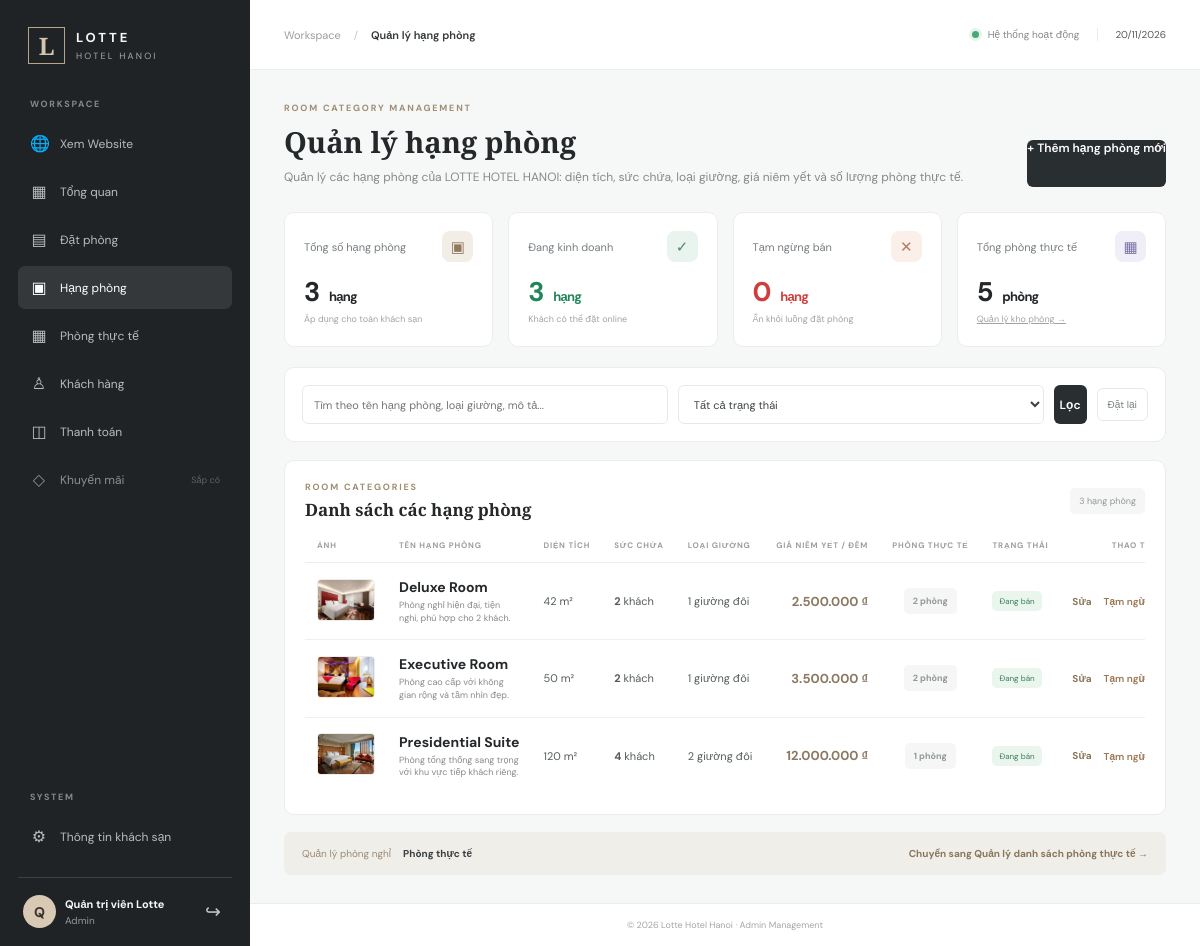
Page /admin/room-types (signed in) on the earlier database version.
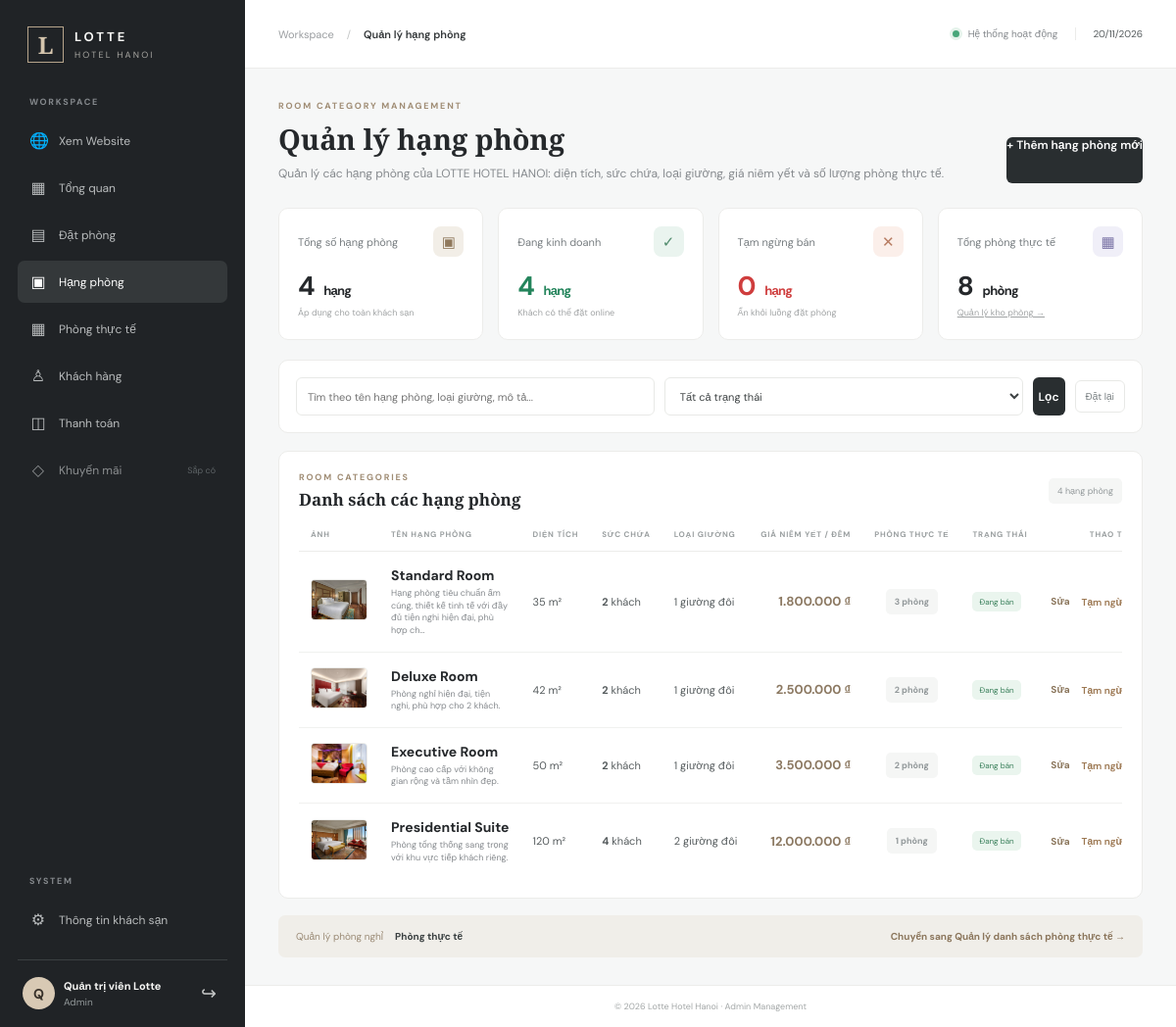
Same page on the later database version.
### tables this page shows
CREATE TABLE IF NOT EXISTS room_types (
 id BIGINT UNSIGNED AUTO_INCREMENT PRIMARY KEY,
 hotel_id BIGINT UNSIGNED NOT NULL,
 name VARCHAR(150) NOT NULL,
 description TEXT,
 area DECIMAL(8,2),
 max_guests TINYINT UNSIGNED NOT NULL DEFAULT 2,
 bed_type VARCHAR(100),
 base_price DECIMAL(15,2) NOT NULL,
 thumbnail VARCHAR(500),
 status ENUM('active','inactive') DEFAULT 'active',
 created_at TIMESTAMP DEFAULT CURRENT_TIMESTAMP,
 FOREIGN KEY (hotel_id) REFERENCES hotels(id) ON DELETE RESTRICT ON UPDATE CASCADE
);

### app/Core/Controller.php (called while the page is built, shortened)
<?php
abstract class Controller
{
    protected function view(string $view, array $data = [], string $layout = 'admin'): void
    {
        extract($data, EXTR_SKIP);
        $viewFile = BASE_PATH . '/app/Views/' . $view . '.php';
        require $viewFile;
    }
}

### app/Controllers/RoomTypeController.php (called while the page is built, shortened)
<?php
final class RoomTypeController extends Controller
{
    private Hotel $hotelModel;
    private RoomType $roomTypeModel;
    public function __construct()
    {
        $this->hotelModel = new Hotel();
        $this->roomTypeModel = new RoomType();
    }
    public function index(): void
    {
        $q = trim((string)($_GET['q'] ?? ''));
        $status = trim((string)($_GET['status'] ?? ''));
        $hotel = $this->hotelModel->getDefault();
        $roomTypes = $this->roomTypeModel->all($q, '', $status);
        $this->view('admin/room-types/index', [
            'title' => 'Quản lý hạng phòng',
            'activeMenu' => 'room-types',
            'roomTypes' => $roomTypes,
            'hotel' => $hotel,
            'q' => $q,
            'status' => $status,
        ]);
    }
}

### app/Core/Router.php (called while the page is built, shortened)
<?php
final class Router
{
    private array $routes = [];
    public function get(string $path, array $handler): void
    {
        $this->routes['GET'][$this->normalize($path)] = $handler;
    }
    public function post(string $path, array $handler): void
    {
        $this->routes['POST'][$this->normalize($path)] = $handler;
    }
    private function normalize(string $path): string
    {
        $path = '/' . trim($path, '/');
        return $path === '//' ? '/' : $path;
    }
    public function dispatch(string $method, string $uri): void
    {
        $path = parse_url($uri, PHP_URL_PATH) ?: '/';
        $path = $this->normalize($path);
        $handler = $this->routes[$method][$path] ?? null;
        [$controllerClass, $action] = $handler;
        (new $controllerClass())->$action();
    }
}

### public/index.php (called while the page is built, shortened)
<?php
function asset_url(?string $path, string $default = 'assets/images/hotel-banner.png'): string
{
    $path = trim((string)$path);
    $cleanPath = ltrim($path, '/\\');
    $fullPath = BASE_PATH . '/public/' . $cleanPath;
    $version = '';
    if (is_file($fullPath)) {
        $version = '?v=' . filemtime($fullPath);
    }
    return BASE_URL . '/' . $cleanPath . $version;
}
require BASE_PATH . '/app/Core/Database.php';
require BASE_PATH . '/app/Core/Controller.php';
require BASE_PATH . '/app/Core/Model.php';
require BASE_PATH . '/app/Core/Router.php';
require BASE_PATH . '/app/Models/RoomType.php';
require BASE_PATH . '/app/Controllers/RoomTypeController.php';
$router = new Router();
$router->dispatch($_SERVER['REQUEST_METHOD'], $_SERVER['REQUEST_URI']);

### app/Core/Database.php (called while the page is built, shortened)
<?php
final class Database
{
    private static ?PDO $connection = null;
    public static function connection(): PDO
    {
        if (self::$connection === null) {
            $config = require BASE_PATH . '/config/database.php';
            $dsn = sprintf(
                'mysql:host=%s;port=%s;dbname=%s;charset=utf8mb4',
                $config['host'], $config['port'], $config['database']
            );
            self::$connection = new PDO($dsn, $config['username'], $config['password'], [
                PDO::ATTR_ERRMODE => PDO::ERRMODE_EXCEPTION,
                PDO::ATTR_DEFAULT_FETCH_MODE => PDO::FETCH_ASSOC,
                PDO::ATTR_EMULATE_PREPARES => false,
            ]);
        }
        return self::$connection;
    }
}

### app/Models/RoomType.php (called while the page is built, shortened)
<?php
final class RoomType extends Model
{
    public function all(string $keyword = '', string $hotelId = '', string $status = ''): array
    {
        $where = [];
        $params = [];
        $sql = "SELECT rt.*, h.name AS hotel_name,
                       (SELECT COUNT(*) FROM rooms r WHERE r.room_type_id = rt.id) AS room_count,
                       (SELECT COUNT(*) FROM rooms r WHERE r.room_type_id = rt.id AND r.status = 'available') AS available_room_count,
                       (SELECT COUNT(*) FROM room_images ri WHERE ri.room_type_id = rt.id) AS image_count,
                       (SELECT COUNT(*) FROM room_type_amenities rta WHERE rta.room_type_id = rt.id) AS amenity_count
                FROM room_types rt INNER JOIN hotels h ON h.id = rt.hotel_id";
        $sql .= ' ORDER BY rt.base_price ASC, rt.id ASC';
        $stmt = $this->db->prepare($sql);
        $stmt->execute($params);
        return $stmt->fetchAll();
    }
}

### app/Core/Model.php (called while the page is built, shortened)
<?php
abstract class Model
{
    public function __construct()
    {
        $this->db = Database::connection();
    }
}

### app/Views/admin/room-types/index.php (the view, shortened to what the changed rows need)
<div class="page-heading">
    <div>
        <h1>Quản lý hạng phòng</h1>
    </div>
</div>
<?php
    $totalCategories = count($roomTypes);
    $activeCategories = count(array_filter($roomTypes, fn($rt) => $rt['status'] === 'active'));
    $totalRooms = array_sum(array_map(fn($rt) => (int)$rt['room_count'], $roomTypes));
?>
<div class="stats-grid" style="grid-template-columns: repeat(4, 1fr); margin-bottom: 20px;">
    <div class="stat-card">
        <div class="stat-top"><span>Tổng số hạng phòng</span><span class="stat-icon sand">▣</span></div>
        <strong class="stat-value"><?= $totalCategories ?> <small>hạng</small></strong>
        <div class="stat-foot">Áp dụng cho toàn khách sạn</div>
    </div>
    <div class="stat-card">
        <div class="stat-top"><span>Đang kinh doanh</span><span class="stat-icon mint">✓</span></div>
        <strong class="stat-value" style="color: #23845b;"><?= $activeCategories ?> <small>hạng</small></strong>
        <div class="stat-foot">Khách có thể đặt online</div>
    </div>
    <div class="stat-card">
        <div class="stat-top"><span>Tổng phòng thực tế</span><span class="stat-icon lavender">▦</span></div>
        <strong class="stat-value"><?= $totalRooms ?> <small>phòng</small></strong>
        <div class="stat-foot"><a href="<?= BASE_URL ?>/admin/rooms" style="text-decoration: underline;">Quản lý kho phòng →</a></div>
    </div>
</div>
<div class="panel booking-table-panel">
    <div class="panel-heading">
        <div>
            <span class="eyebrow">ROOM CATEGORIES</span>
            <h2>Danh sách các hạng phòng</h2>
        </div>
        <span class="subtle-tag"><?= count($roomTypes) ?> hạng phòng</span>
    </div>
    <div class="table-wrap">
        <table class="booking-management-table">
            <thead>
                <tr>
                    <th style="width: 70px;">ẢNH</th>
                    <th>TÊN HẠNG PHÒNG</th>
                    <th>DIỆN TÍCH</th>
                    <th>SỨC CHỨA</th>
                    <th>LOẠI GIƯỜNG</th>
                    <th style="text-align: right;">GIÁ NIÊM YẾT / ĐÊM</th>
                    <th style="text-align: center;">PHÒNG THỰC TẾ</th>
                    <th>TRẠNG THÁI</th>
                    <th style="text-align: right;">THAO TÁC</th>
                </tr>
            </thead>
            <tbody>
            <?php if (!$roomTypes): ?>
                <tr><td colspan="9" class="empty-state">Chưa có hạng phòng nào phù hợp với điều kiện tìm kiếm.</td></tr>
            <?php else: foreach ($roomTypes as $rt): ?>
                <tr>
                    <td>
                        <img src="<?= htmlspecialchars(asset_url($rt['thumbnail'] ?? '')) ?>" alt="<?= htmlspecialchars($rt['name']) ?>" style="width: 58px; height: 42px; object-fit: cover; border-radius: 4px; border: 1px solid var(--line);" onerror="this.src='<?= htmlspecialchars(asset_url('assets/images/hotel-banner.png')) ?>'">
                    </td>
                    <td>
                        <strong style="font-size: 14px; color: var(--ink);"><?= htmlspecialchars($rt['name'], ENT_QUOTES, 'UTF-8') ?></strong>
                        <small style="display: block; color: var(--muted); margin-top: 3px; max-width: 320px; white-space: normal; line-height: 1.4;">
                            <?= htmlspecialchars(mb_strimwidth((string)$rt['description'], 0, 90, '…', 'UTF-8'), ENT_QUOTES, 'UTF-8') ?>
                        </small>
                    </td>
                    <td><?= $rt['area'] !== null ? number_format((float)$rt['area'], 0, ',', '.') . ' m²' : '—' ?></td>
                    <td><strong><?= (int)$rt['max_guests'] ?></strong> khách</td>
                    <td><?= htmlspecialchars($rt['bed_type'] ?: '—', ENT_QUOTES, 'UTF-8') ?></td>
                    <td class="amount" style="text-align: right; font-weight: 700; color: #8c7962; font-size: 13px;">
                        <?= number_format((float)$rt['base_price'], 0, ',', '.') ?> ₫
                    </td>
                    <td style="text-align: center;">
                        <a href="<?= BASE_URL ?>/admin/rooms?room_type_id=<?= (int)$rt['id'] ?>" class="subtle-tag" title="Xem danh sách phòng thực tế" style="font-weight: 700; display: inline-block;">
                            <?= (int)$rt['room_count'] ?> phòng
                        </a>
                    </td>
                    <td>
                        <span class="status <?= $rt['status'] === 'active' ? 'status-confirmed' : 'status-cancelled' ?>">
                            <?= $rt['status'] === 'active' ? 'Đang bán' : 'Tạm ngừng' ?>
                        </span>
                    </td>
                    <td style="text-align: right;">
                        <div class="row-actions" style="justify-content: flex-end;">
                            <a class="table-action" href="<?= BASE_URL ?>/admin/room-types/edit?id=<?= (int)$rt['id'] ?>">Sửa</a>
                            <form method="post" action="<?= BASE_URL ?>/admin/room-types/toggle" onsubmit="return confirm('Quý khách có chắc muốn thay đổi trạng thái bán của hạng phòng này?')">
                                <button class="text-action" type="submit"><?= $rt['status'] === 'active' ? 'Tạm ngừng' : 'Kích hoạt' ?></button>
                            </form>
                        </div>
                    </td>
                </tr>
            <?php endforeach; endif; ?>
            </tbody>
        </table>
    </div>
</div>

Differences in the rows shown:
added room_types: thumbnail (picture), name "Standard Room", description "Hạng phòng tiêu chuẩn ấm cúng, thiết kế tinh tế với đầy đủ tiện nghi hiện đại, phù hợp ch…", area "35", max_guests "2", bed_type "1 giường đôi", base_price "1.800.000", room_count "3", status "Đang bán"
Other differences:
$totalCategories: "3" → "4"
$activeCategories: "3" → "4"
$totalRooms: "5" → "8"
count($roomTypes): "3" → "4"
